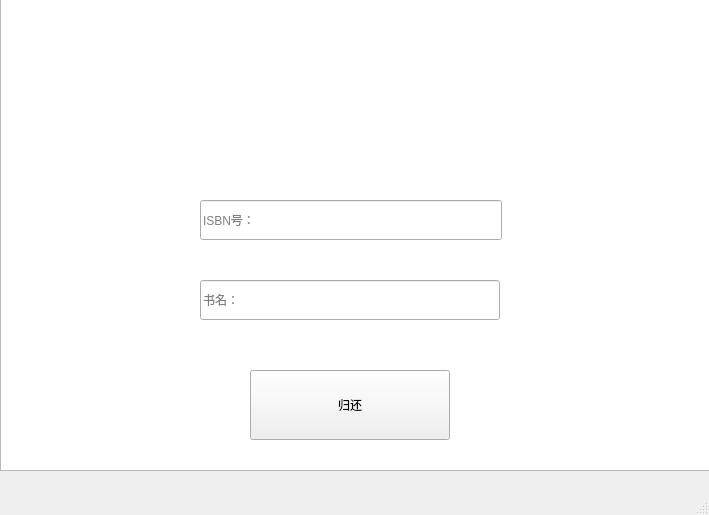
<?xml version="1.0" encoding="UTF-8"?>
<ui version="4.0">
 <class>huanshumian</class>
 <widget class="QMainWindow" name="huanshumian">
  <property name="geometry">
   <rect>
    <x>0</x>
    <y>0</y>
    <width>709</width>
    <height>515</height>
   </rect>
  </property>
  <property name="windowTitle">
   <string>MainWindow</string>
  </property>
  <widget class="QWidget" name="centralwidget">
   <widget class="QListWidget" name="listWidget">
    <property name="geometry">
     <rect>
      <x>0</x>
      <y>-120</y>
      <width>711</width>
      <height>591</height>
     </rect>
    </property>
    <property name="styleSheet">
     <string notr="true">border-image: url(:/唐小天.jpg);</string>
    </property>
   </widget>
   <widget class="QWidget" name="layoutWidget">
    <property name="geometry">
     <rect>
      <x>200</x>
      <y>190</y>
      <width>302</width>
      <height>61</height>
     </rect>
    </property>
    <layout class="QVBoxLayout" name="verticalLayout">
     <item>
      <widget class="QLineEdit" name="ISBN">
       <property name="minimumSize">
        <size>
         <width>300</width>
         <height>40</height>
        </size>
       </property>
       <property name="placeholderText">
        <string>ISBN号：</string>
       </property>
      </widget>
     </item>
    </layout>
   </widget>
   <widget class="QPushButton" name="gh">
    <property name="geometry">
     <rect>
      <x>250</x>
      <y>370</y>
      <width>200</width>
      <height>70</height>
     </rect>
    </property>
    <property name="minimumSize">
     <size>
      <width>200</width>
      <height>70</height>
     </size>
    </property>
    <property name="toolTip">
     <string>&lt;html&gt;&lt;head/&gt;&lt;body&gt;&lt;p&gt;&lt;br/&gt;&lt;/p&gt;&lt;/body&gt;&lt;/html&gt;</string>
    </property>
    <property name="text">
     <string>归还</string>
    </property>
   </widget>
   <widget class="QLineEdit" name="sm">
    <property name="geometry">
     <rect>
      <x>200</x>
      <y>280</y>
      <width>300</width>
      <height>40</height>
     </rect>
    </property>
    <property name="minimumSize">
     <size>
      <width>300</width>
      <height>40</height>
     </size>
    </property>
    <property name="placeholderText">
     <string>书名：</string>
    </property>
   </widget>
  </widget>
  <widget class="QMenuBar" name="menubar">
   <property name="geometry">
    <rect>
     <x>0</x>
     <y>0</y>
     <width>709</width>
     <height>26</height>
    </rect>
   </property>
  </widget>
  <widget class="QStatusBar" name="statusbar"/>
 </widget>
 <resources>
  <include location="bjjs.qrc"/>
 </resources>
 <connections/>
</ui>
